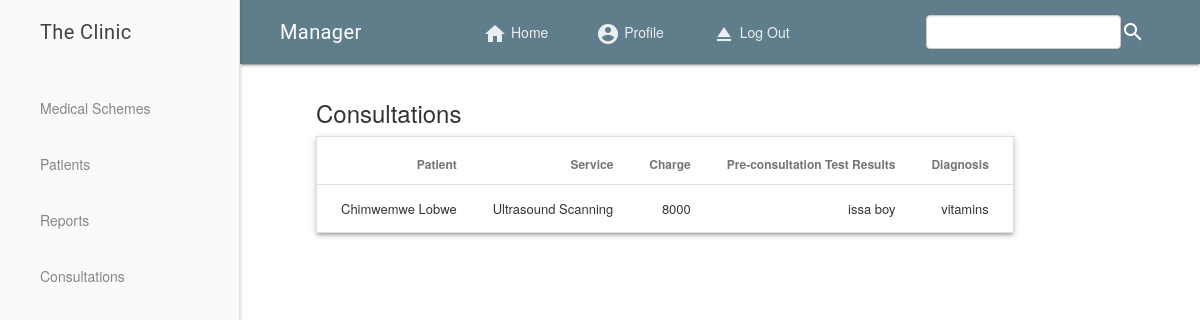
The page /manager/consults.php (signed in) on the database its author committed.
### tables this page shows
CREATE TABLE `consultations` (
  `cons_id` int(11) NOT NULL,
  `service_id` int(11) NOT NULL,
  `patient_id` int(11) NOT NULL,
  `consultation_date` timestamp NOT NULL DEFAULT CURRENT_TIMESTAMP ON UPDATE CURRENT_TIMESTAMP,
  `test_results` varchar(150) DEFAULT NULL,
  `consultation_results` varchar(150) DEFAULT NULL,
  `drug_id` int(11) NOT NULL,
  `recep_id` int(11) NOT NULL,
  `pharmacist_id` int(11) NOT NULL
);

CREATE TABLE `services` (
  `service_id` int(11) NOT NULL,
  `service_name` varchar(30) NOT NULL,
  `charge` int(10) NOT NULL
);

### manager/consults.php (the view, shortened to what this page needs)
<?php
  include "header.php";
?>
 <main class="mdl-layout__content" style="padding-left: 5%;">
  <div class="mdl-grid">
    <div class="mdl-cell mdl-cell--7-col" id="home">
  <h3> Consultations </h3>
  <?php
    $data = mysqli_query($db, "SELECT CONCAT (patients.fname, ' ', patients.lname) AS name, patients.patient_id, services.service_name AS service, services.charge, consultations.consultation_date AS day, consultations.test_results AS test, consultations.consultation_results AS diagnosis, consultations.drug_id AS drug FROM patients, services, consultations WHERE patients.patient_id = consultations.patient_id AND services.service_id = consultations.service_id");
          if($data){
            echo "<table class='mdl-data-table mdl-js-data-table mdl-shadow--3dp'>
            <thead>
            <tr>
            <th> Patient </th>
            <th> Service </th>
            <th> Charge </th>
            <th> Pre-consultation Test Results </th>
            <th> Diagnosis </th>
            </tr> </thead> ";
            $countdata = mysqli_num_rows($data);
            if($countdata >= 1) {
              while($row = mysqli_fetch_array($data)){
                $id = $row['patient_id'];
                echo "<tbody>";
                echo "<tr>";
                echo "<td>". $row['name'] . "</td>";
                echo "<td>". $row['service'] . "</td>";
                echo "<td>". $row['charge'] . "</td>";
                echo "<td>". $row['test'] . "</td>";
                echo "<td>". $row['diagnosis'] . "</td>";
                  $rep = mysqli_query($db, "SELECT report.patient_id AS rid, patients.patient_id FROM report, patients WHERE report.patient_id = patients.patient_id");
                  if($rep){
                    $countrep = mysqli_num_rows($rep);
                      if ($countrep >= 1) {
                      } else {
                echo "<td> <a class='btn btn-primary btn-sm' href='viewrec.php?view=$id'> Create Report </a></td> ";} } }
                echo "</tr>";
                echo "</tbody>";
              echo "</table>";
                } else {
              echo "<h4> No consultations today </h4>";
            }
        }
  ?>
</div>
</div>
  </main>
</div>

### rows shown on the page
consultations: name "Chimwemwe Lobwe", service.service_name "Ultrasound Scanning", service.charge "8000", test_results "issa boy", consultation_results "vitamins"
